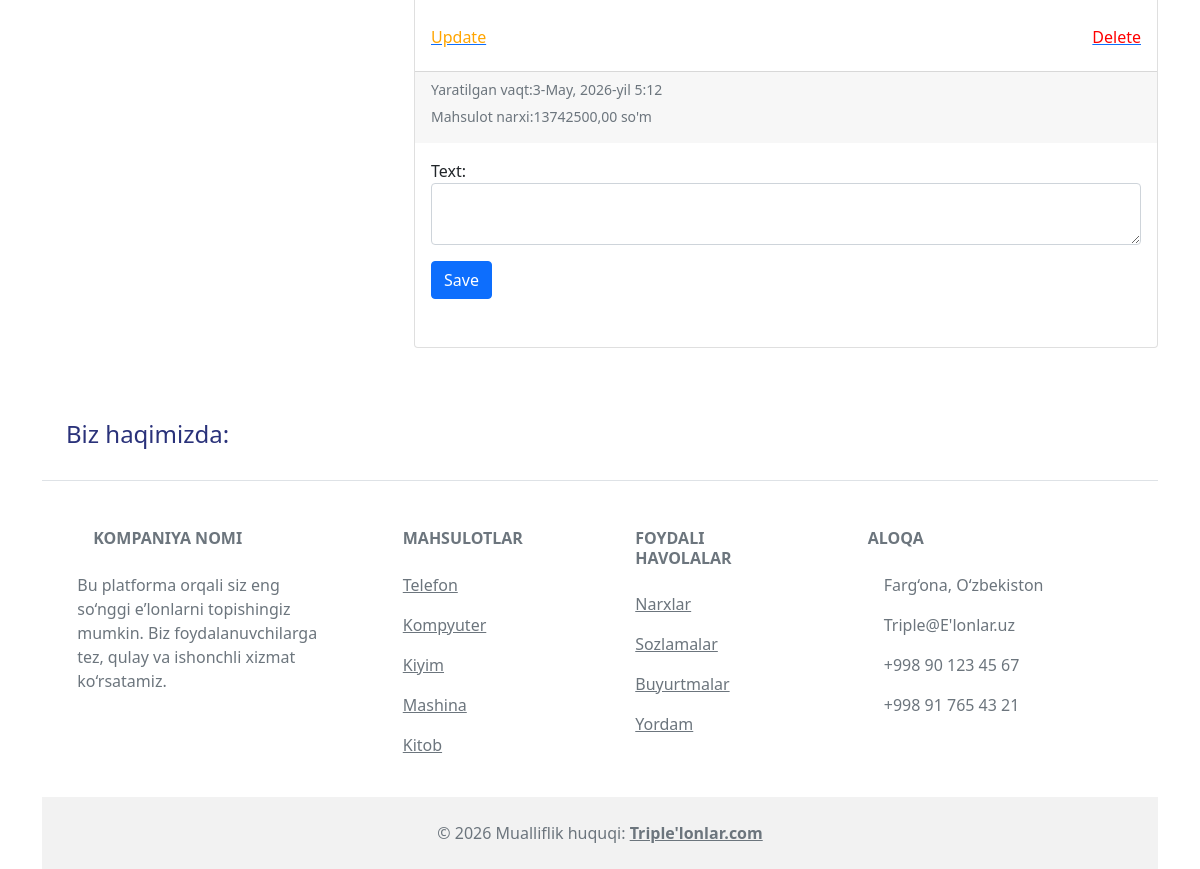
Page /ads/2/ (lower part) on the earlier database version.
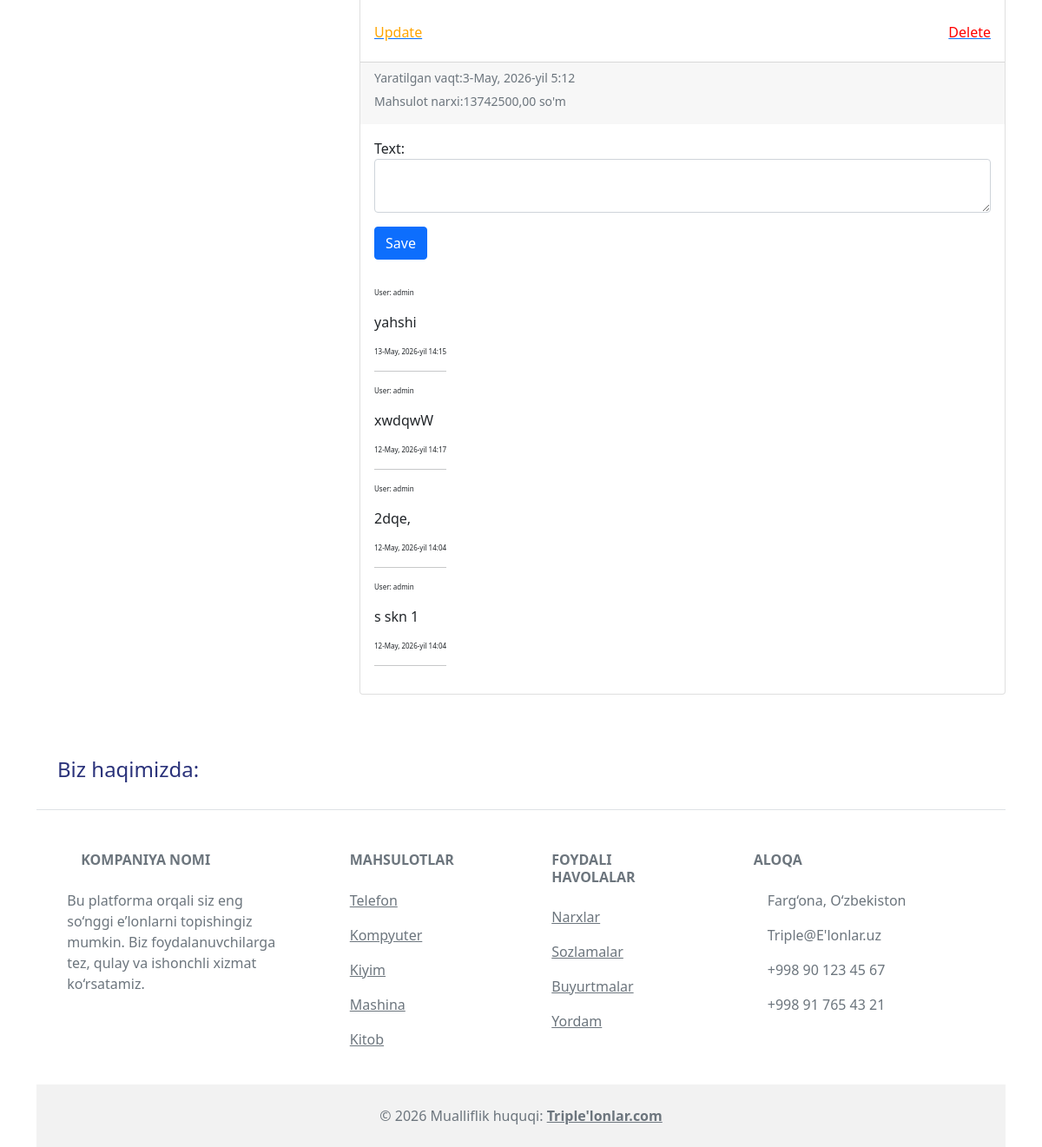
Same page on the later database version.
### main/models.py (models this page shows, shortened)
class Advertisement(models.Model):
    title=models.CharField(max_length=255)
    description=models.TextField()
    price=models.DecimalField(max_digits=10, decimal_places=2)
    created_at = models.DateTimeField(auto_now_add=True)
    image = models.ImageField(upload_to='images/', blank=True, null=True)
    video = models.FileField(upload_to='videos/', blank=True, null=True,
                             validators=[FileExtensionValidator(['mp4', 'avi'], 'Faqat mp4 va avi formatlarga ruhsat')])
    category=models.ForeignKey(Category, on_delete=models.CASCADE)

class Comment(models.Model):
    text=models.TextField()
    created=models.DateTimeField(auto_now_add=True)
    ad=models.ForeignKey(Advertisement, on_delete=models.CASCADE)
    user=models.ForeignKey(User, on_delete=models.CASCADE)

### main/views.py (the view)
# urls.py: path('ads/<int:ad_id>/', ad_detail, name='detail'),
def ad_detail(request,ad_id):
    categories=Category.objects.all()
    ad=Advertisement.objects.get(pk=ad_id)
    comments=Comment.objects.filter(ad=ad).order_by('-created')
    context={
        'categories':categories,
        'ad':ad,
        'form':CommentForm(),
        'comments':comments
    }
    return render(request, 'main/detail.html', context)

### main/forms.py
class CommentForm(forms.ModelForm):
    class Meta:
        model = Comment
        fields = ('text',)
        widgets = {
            'text': forms.Textarea(attrs={
                'class': 'form-control',
                'rows': 2
            })
        }

### main/templates/main/detail.html (shortened to what this page needs)
{% extends 'base.html'%}
{% block contend %}
 <div class="row row-cols-1 row-cols-md-8 g-3">
                <div class="col">
                    <div class="card h-100">
                        <div class="card-body">
                        </div>
                        <div class="card-body d-flex justify-content-between" >
                            <div>
                                <a href="{% url 'update' ad.id%}"><h6 style="color:orange">Update</h6></a>
                            </div>
                            <div>
                                <a href="{% url 'delete' ad.id %}"><h6 style="color:red">Delete</h6></a>
                            </div>
                        </div>
                        <div class="card-footer">
                            <h6><small class="text-muted">Yaratilgan vaqt:{{ ad.created_at }}</small></h6>
                           <h6> <small class="text-muted">Mahsulot narxi:{{ ad.price }} so'm</small></h6>
                        </div>
                        <div class="card-body">
                            <form method="post" action="{% url 'save_comment' ad.id %}">
                                {{form.as_p}}
                                <button class="btn btn-primary">Save</button>
                            </form>
                        </div>
                        <div class="card-body">
                            {% for comment in comments %}
                               <div class="d-flex justify-content-between">
                                   <div>
                                       <p style="font-size:8px">User: {{comment.user.username}}</p>
                                       <p>{{comment.text}}</p>
                                       <p style="font-size:8px">{{comment.created}}</p>
                                       <hr>
                                   </div>
                               </div>
                            {% endfor %}
                        </div>
                    </div>
                </div>
            </div>
{% endblock contend%}

### templates/base.html (shortened to what this page needs)
<!DOCTYPE html>
<html lang="en">
<head>
    {% include 'components/_style.html'%}
</head>
<body>
<div class="container">
{% block main %}
        <div class="mt-5 d-flex justify-content-between">
        <div class="col-3">
        </div>
        <div class="col-8">
            {% block contend%}
           {% endblock contend%}
        </div>
    </div>
{% endblock main %}
    {% include 'layout/footer.html'%}
</div>
</body>
</html>

### templates/components/_style.html (shortened to what this page needs)
 {% load static %}
<link href="https://cdn.jsdelivr.net/npm/bootstrap@5.0.2/dist/css/bootstrap.min.css" rel="stylesheet">
 <link rel="stylesheet" href="{% static 'css/style.css'%}">

### templates/layout/footer.html (shortened to what this page needs)
<footer class="text-center text-lg-start bg-body-tertiary text-muted">
  <section class="d-flex justify-content-center justify-content-lg-between p-4 border-bottom">
    <div class="me-5 mt-5 d-none d-lg-block">
      <span><h4 style="color:#2a327a;">Biz haqimizda:</h4></span>
    </div>
    <div>
    </div>
  </section>
  <section class="">
    <div class="container text-center text-md-start mt-5">
      <div class="row mt-3">
        <div class="col-md-3 col-lg-4 col-xl-3 mx-auto mb-4">
          <h6 class="text-uppercase fw-bold mb-4">
            Kompaniya nomi
          </h6>
          <p>
            Bu platforma orqali siz eng so‘nggi e’lonlarni topishingiz mumkin.
Biz foydalanuvchilarga tez, qulay va ishonchli xizmat ko‘rsatamiz.
          </p>
        </div>
        <div class="col-md-2 col-lg-2 col-xl-2 mx-auto mb-4">
          <h6 class="text-uppercase fw-bold mb-4">
            Mahsulotlar
          </h6>
          <p>
              <a href="#" class="text-reset">Telefon</a>
          </p>
          <p>
            <a href="#" class="text-reset">Kompyuter</a>
          </p>
          <p>
            <a href="#" class="text-reset">Kiyim</a>
          </p>
          <p>
            <a href="#" class="text-reset">Mashina</a>
          </p>
            <p>
            <a href="#" class="text-reset">Kitob</a>
          </p>
        </div>
        <div class="col-md-3 col-lg-2 col-xl-2 mx-auto mb-4">
          <h6 class="text-uppercase fw-bold mb-4">
           Foydali havolalar
          </h6>
          <p>
            <a href="#!" class="text-reset">Narxlar</a>
          </p>
          <p>
            <a href="#!" class="text-reset">Sozlamalar</a>
          </p>
          <p>
            <a href="#!" class="text-reset">Buyurtmalar</a>
          </p>
          <p>
            <a href="#!" class="text-reset">Yordam</a>
          </p>
        </div>
        <div class="col-md-4 col-lg-3 col-xl-3 mx-auto mb-md-0 mb-4">
          <h6 class="text-uppercase fw-bold mb-4">Aloqa</h6>
          <p>Farg‘ona, O‘zbekiston</p>
          <p>
            Triple@E'lonlar.uz
          </p>
          <p> +998 90 123 45 67</p>
          <p> +998 91 765 43 21</p>
        </div>
      </div>
    </div>
  </section>
  <div class="text-center p-4" style="background-color: rgba(0, 0, 0, 0.05);">
    © 2026 Mualliflik huquqi:
    <a class="text-reset fw-bold" href="https://mdbootstrap.com/">Triple'lonlar.com</a>
  </div>
</footer>

### templates/components/_script.html (shortened to what this page needs)
{% load static %}

Differences in the rows shown:
added Comment: user.username "admin", text "yahshi", created "13-May, 2026-yil 14:15"
added Comment: user.username "admin", text "xwdqwW", created "12-May, 2026-yil 14:17"
added Comment: user.username "admin", text "2dqe,", created "12-May, 2026-yil 14:04"
added Comment: user.username "admin", text "s skn 1", created "12-May, 2026-yil 14:04"
